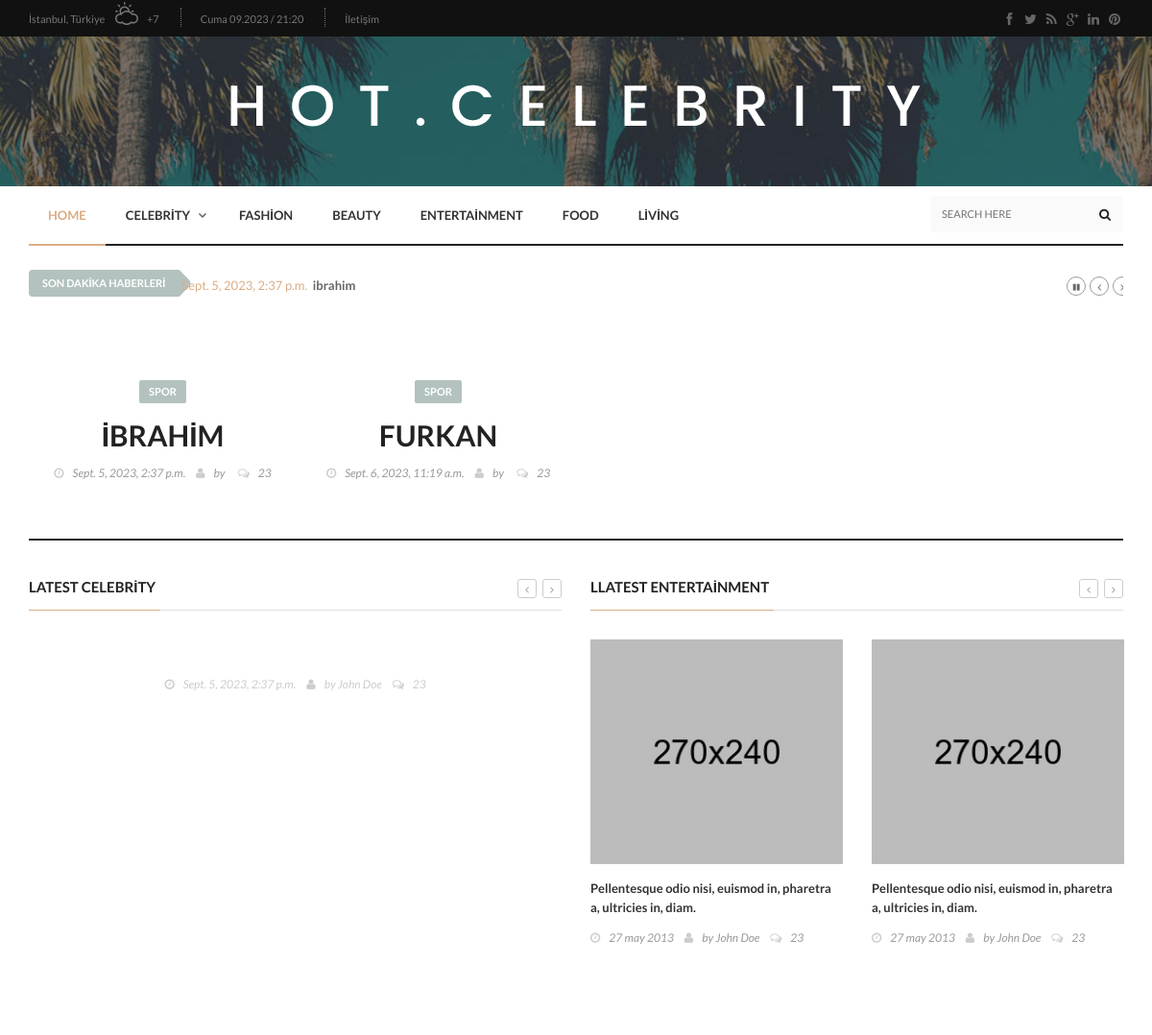
/ (upper part), run on an earlier commit of the app's database.
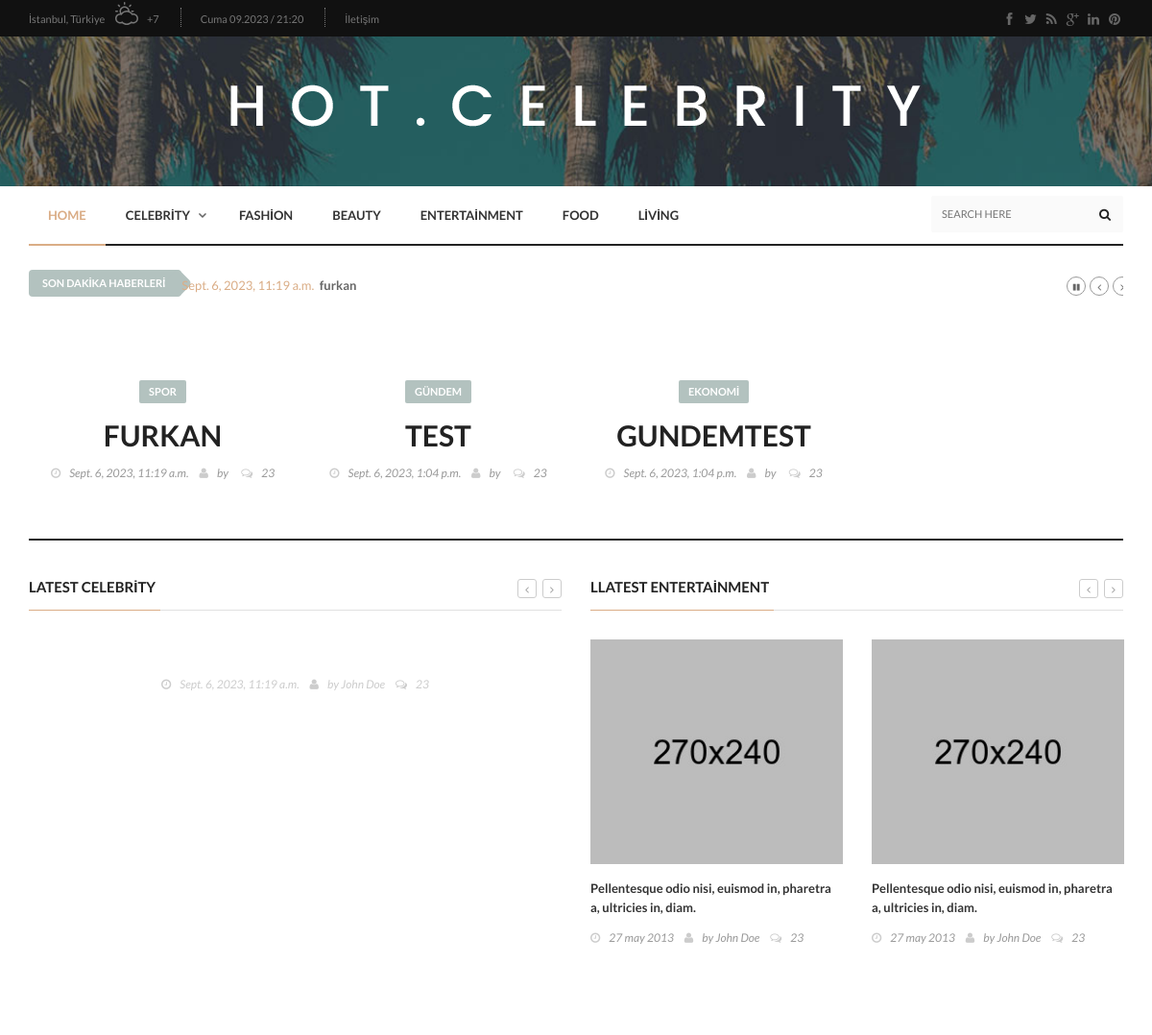
And on a later commit of the database.
### news/models.py (models this page shows, shortened)
class News(models.Model):
    title = models.CharField(max_length=120)
    summary = models.TextField(max_length=300)
    contents = models.TextField()
    created_on = models.DateTimeField(auto_now_add=True)
    update_on = models.DateTimeField(auto_now=True)
    category = models.ForeignKey(newsCategory, on_delete=models.CASCADE, related_name='news')
    slug = AutoSlugField(populate_from='baslik', unique=True, editable=True, blank=True)
    image = models.ImageField(upload_to='news_images/', default='default_image.jpg')
    class Meta:
        db_table = 'News'
        verbose_name = 'New'
        verbose_name_plural = 'News'

class newsCategory(models.Model):
     name = models.CharField(max_length=120)
     class Meta:
         db_table = 'NewsCategories'
         verbose_name = 'Haber Kategorisi'
         verbose_name_plural = 'Haber Kategorileri'
     def __str__(self):
         return self.name

### news/views.py (the view)
# urls.py: path('', views.homepage, name='homepage'),
def homepage(request,):
    kategori = newsCategory.objects.all()
    haberler = News.objects.all()
    return render(request,"pages/homepage.html", {
        'kategori': kategori,
        'haberler': haberler
    })

### templates/pages/homepage.html (shortened to what this page needs)
{% extends 'base.html' %}
{% load static%}
{% block content %}
		<section class="ticker-news">
			<div class="container">
				<div class="ticker-news-box">
					<span class="breaking-news">Son Dakika Haberleri</span>
					<ul id="js-news">
						{% for haber in haberler%}
						<li class="news-item"><span class="time-news">{{haber.created_on}}</span>  <a href="#">{{haber.title}}</a></li>
						{% endfor %}
					</ul>
				</div>
			</div>
		</section>
		<section class="heading-news3">
			<div class="container">
				<div class="heading-news-box">
					<div class="owl-wrapper">
						<div class="owl-carousel" data-num="4">
							{% for haber in haberler%}
							<div class="item">
								<div class="news-post show-post">
									<div class="post-gallery">
									</div>
									<div class="post-content">
										<a class="category-post" href="showbiz-category.html">{{haber.category}}</a>
										<h2><a href="{% url 'news_detail' id=haber.id %}">{{ haber.title }}</a></h2>
										<ul class="post-tags">
											<li><i class="fa fa-clock-o"></i>{{haber.created_on}}</li>
											<li><i class="fa fa-user"></i>by <a href="#"></a></li>
											<li><a href="#"><i class="fa fa-comments-o"></i><span>23</span></a></li>
										</ul>
									</div>
								</div>
							</div>
							{% endfor %}
						</div>
					</div>
				</div>
			</div>
		</section>
		<section class="block-wrapper">
			<div class="container">
				<div class="block-content non-sidebar">
					<div class="grid-box">
						<div class="row">
							<div class="col-md-6">
								<div class="title-section">
									<h1><span>Latest Celebrity</span></h1>
								</div>
								<div class="owl-wrapper">
									<div class="owl-carousel" data-num="1">
										{% for haber in haberler%}
										<div class="item">
											<div class="news-post image-post2">
												<div class="post-gallery">
													<div class="hover-box">
														<div class="inner-hover">
															<h2><a href="{% url 'news_detail' id=haber.id %}">{{haber.title}}</a></h2>
															<ul class="post-tags">
																<li><i class="fa fa-clock-o"></i>{{haber.created_on}}</li>
																<li><i class="fa fa-user"></i>by <a href="#">John Doe</a></li>
																<li><a href="#"><i class="fa fa-comments-o"></i><span>23</span></a></li>
															</ul>
														</div>
													</div>
												</div>
											</div>
										</div>
										{% endfor %}
									</div>
								</div>
							</div>
							<div class="col-md-6">
								<div class="title-section">
									<h1><span>LLatest Entertainment</span></h1>
								</div>
								<div class="owl-wrapper">
									<div class="owl-carousel" data-num="2">
										<div class="item news-post standard-post">
											<div class="post-gallery">
												<img src="upload/news-posts/st1.jpg" alt="">
											</div>
											<div class="post-content">
												<h2><a href="single-post.html">Pellentesque odio nisi, euismod in, pharetra a, ultricies in, diam. </a></h2>
												<ul class="post-tags">
													<li><i class="fa fa-clock-o"></i>27 may 2013</li>
													<li><i class="fa fa-user"></i>by <a href="#">John Doe</a></li>
													<li><a href="#"><i class="fa fa-comments-o"></i><span>23</span></a></li>
												</ul>
											</div>
										</div>
										<div class="item news-post standard-post">
											<div class="post-gallery">
												<img src="upload/news-posts/st2.jpg" alt="">
											</div>
											<div class="post-content">
												<h2><a href="single-post.html">Pellentesque odio nisi, euismod in, pharetra a, ultricies in, diam. </a></h2>
												<ul class="post-tags">
													<li><i class="fa fa-clock-o"></i>27 may 2013</li>
													<li><i class="fa fa-user"></i>by <a href="#">John Doe</a></li>
													<li><a href="#"><i class="fa fa-comments-o"></i><span>23</span></a></li>
												</ul>
											</div>
										</div>
									</div>
								</div>
							</div>
						</div>
					</div>
				</div>
			</div>
		</section>
{%endblock%}

### templates/base.html (shortened to what this page needs)
{% load static %}
<!doctype html>
<html lang="tr" class="no-js">
<head>
	<link href="//maxcdn.bootstrapcdn.com/font-awesome/4.2.0/css/font-awesome.min.css" rel="stylesheet">
	<link rel="stylesheet" type="text/css" href="{% static 'css/bootstrap.min.css' %}" media="screen">
	<link rel="stylesheet" type="text/css" href="{% static 'css/jquery.bxslider.css' %}" media="screen">
	<link rel="stylesheet" type="text/css" href="{% static 'css/font-awesome.css' %}" media="screen">
	<link rel="stylesheet" type="text/css" href="{% static 'css/magnific-popup.css' %}" media="screen">
	<link rel="stylesheet" type="text/css" href="{% static 'css/owl.carousel.css' %}" media="screen">
    <link rel="stylesheet" type="text/css" href="{% static 'css/owl.theme.css' %}" media="screen">
	<link rel="stylesheet" type="text/css" href="{% static 'css/ticker-style.css' %}"/>
	<link rel="stylesheet" type="text/css" href="{% static 'css/style.css' %}" media="screen">
</head>
<body>
	<div id="container">
		<header class="clearfix">
			<nav class="navbar navbar-default navbar-static-top" role="navigation">
				<div class="top-line">
					<div class="container">
						<div class="row">
							<div class="col-md-9">
								<ul class="top-line-list">
									<li>
										<span class="city-weather">İstanbul, Türkiye</span>
										<span class="cel-temperature">+7</span>
									</li>
									<li><span class="time-now">Cuma 09.2023 / 21:20</span></li>
									<li><a href="contact.html">İletişim</a></li>
								</ul>
							</div>
							<div class="col-md-3">
								<ul class="social-icons">
									<li><a class="facebook" href="#"><i class="fa fa-facebook"></i></a></li>
									<li><a class="twitter" href="#"><i class="fa fa-twitter"></i></a></li>
									<li><a class="rss" href="#"><i class="fa fa-rss"></i></a></li>
									<li><a class="google" href="#"><i class="fa fa-google-plus"></i></a></li>
									<li><a class="linkedin" href="#"><i class="fa fa-linkedin"></i></a></li>
									<li><a class="pinterest" href="#"><i class="fa fa-pinterest"></i></a></li>
								</ul>
							</div>
						</div>
					</div>
				</div>
				<div class="logo-advertisement">
					<div class="container">
						<div class="navbar-header">
							<a class="navbar-brand" href="index.html"><img src="{% static 'images/logo.png' %}" alt=""></a>
						</div>
					</div>
				</div>
				<div class="nav-list-container">
					<div class="container">
						<div class="collapse navbar-collapse" id="bs-example-navbar-collapse-1">
							<ul class="nav navbar-nav navbar-left">
								<li><a class="active" href="index.html">Home</a></li>
								<li class="drop-arrow"><a href="showbiz-category.html">Celebrity</a>
								</li>
								<li><a href="showbiz-category.html">Fashion</a></li>
								<li><a href="showbiz-category.html">Beauty</a></li>
								<li><a href="showbiz-category.html">Entertainment</a></li>
								<li><a href="showbiz-category.html">Food</a></li>
								<li><a href="showbiz-category.html">Living</a></li>
							</ul>
							<form class="navbar-form navbar-right" role="search">
								<input type="text" id="search" name="search" placeholder="Search here">
								<button type="submit" id="search-submit"><i class="fa fa-search"></i></button>
							</form>
						</div>
					</div>
				</div>
			</nav>
		</header>
	 	{% block content%}
		{%endblock%}
	</div>
</body>
</html>

### static/css/ticker-style.css (style rules this page uses)
.ticker-content a { text-decoration: none; color: #1F527B; }

What changed in the data, as far as the page shows it:
removed News: created_on "Sept. 5, 2023, 2:37 p.m.", title "ibrahim", category "SPOR", title "IBRAHIM"
now on one of the page's lists (row unchanged): News: created_on "Sept. 6, 2023, 11:19 a.m.", title "furkan"
added News: category "GÜNDEM", title "TEST", created_on "Sept. 6, 2023, 1:04 p.m."
added News: category "EKONOMI", title "GUNDEMTEST", created_on "Sept. 6, 2023, 1:04 p.m."
